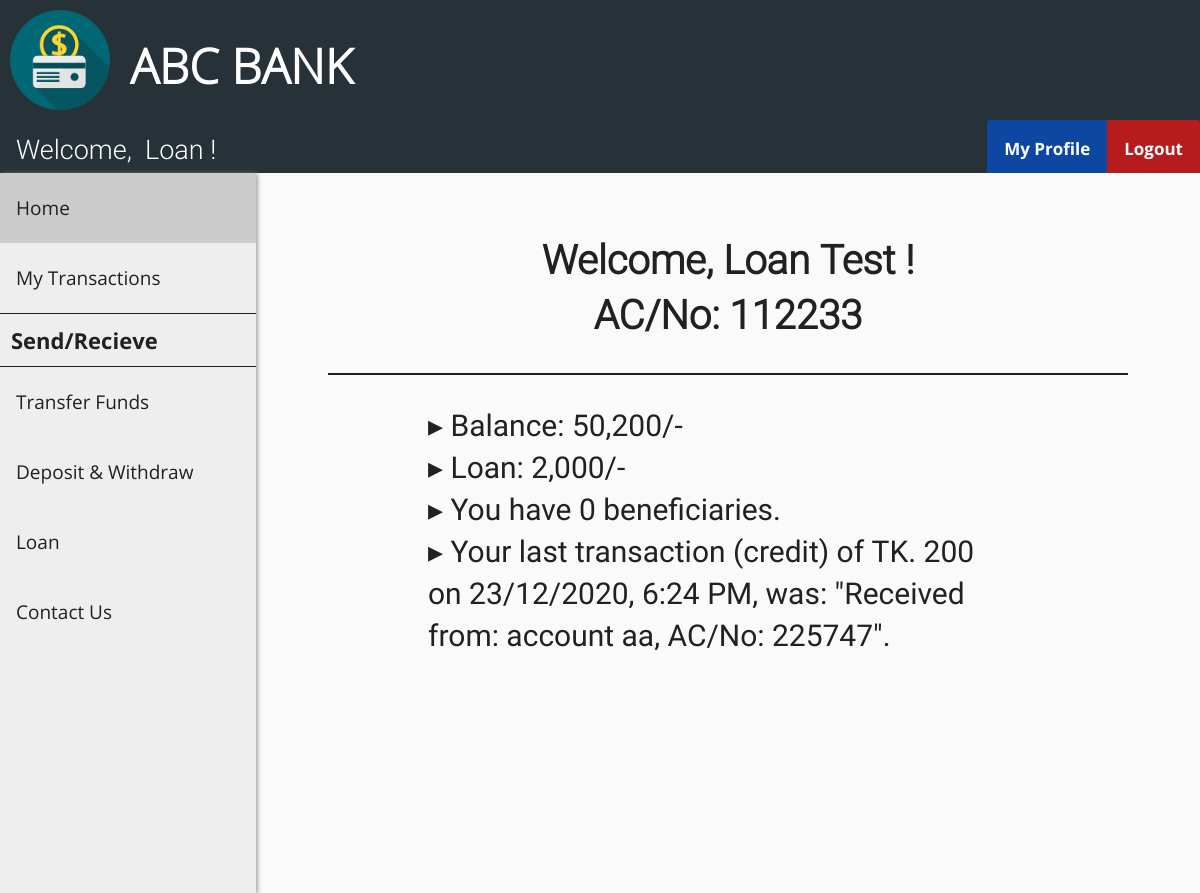
Screenshot of /customer_home.php (signed in) with the database file from the repository.
### tables this page shows
CREATE TABLE `customer` (
  `cust_id` int(11) NOT NULL,
  `first_name` varchar(30) DEFAULT NULL,
  `last_name` varchar(30) DEFAULT NULL,
  `gender` varchar(10) DEFAULT NULL,
  `dob` date DEFAULT NULL,
  `nid_no` int(11) DEFAULT NULL,
  `email` varchar(30) DEFAULT NULL,
  `phone_no` varchar(20) DEFAULT NULL,
  `address` varchar(255) DEFAULT NULL,
  `branch` varchar(30) DEFAULT NULL,
  `account_no` int(11) DEFAULT NULL,
  `pin` int(4) DEFAULT NULL,
  `uname` varchar(30) DEFAULT NULL,
  `pwd` varchar(30) DEFAULT NULL
);

CREATE TABLE `passbook1` (
  `trans_id` int(11) NOT NULL,
  `trans_date` datetime DEFAULT NULL,
  `remarks` varchar(255) DEFAULT NULL,
  `debit` int(11) DEFAULT NULL,
  `credit` int(11) DEFAULT NULL,
  `balance` int(11) DEFAULT NULL
);

CREATE TABLE `loan1` (
  `trans_id` int(11) NOT NULL,
  `trans_date` datetime DEFAULT NULL,
  `remarks` varchar(255) DEFAULT NULL,
  `loan_amount` int(11) DEFAULT NULL,
  `total_loan` int(11) DEFAULT NULL
);

### customer_home.php (the view, shortened to what this page needs)
<?php
    include "header.php";
    include "customer_navbar.php";
    include "customer_sidebar.php";
    $id = $_SESSION['loggedIn_cust_id'];
    $sql0 = "SELECT * FROM customer WHERE cust_id=".$id;
    $result0 = $conn->query($sql0);
    $row0 = $result0->fetch_assoc();
    $sql1 = "SELECT * FROM passbook".$id." WHERE trans_id=(
                    SELECT MAX(trans_id) FROM passbook".$id.")";
    $result1 = $conn->query($sql1);
    $row1 = $result1->fetch_assoc();
    if ($row1["debit"] == 0) {
        $transaction = $row1["credit"];
        $type = "credit";
    }
    else {
        $transaction = $row1["debit"];
        $type = "debit";
    }
    $time = strtotime($row1["trans_date"]);
    $sanitized_time = date("d/m/Y, g:i A", $time);
    $sql2 = "SELECT COUNT(*) FROM beneficiary".$id;
    $result2 = $conn->query($sql2);
    $row2 = $result2->fetch_assoc();
    $sql3 = "SELECT * FROM loan".$id." WHERE trans_id=(
                    SELECT MAX(trans_id) FROM loan".$id.")";
    $result3 = $conn->query($sql3);
    $row3 = $result3->fetch_assoc();
?>
<!DOCTYPE html>
<html>
<head>
    <link rel="stylesheet" href="admin_home_style.css">
</head>
<body>
    <div class="flex-container">
        <div class="flex-item">
            <h1 id="customer">
                Welcome, <?php echo $row0["first_name"] ?>&nbsp<?php echo $row0["last_name"] ?>&nbsp!
                <br>AC/No: <?php echo $row0["account_no"]; ?>
            </h1>
            <p id="customer">
                &#9656 Balance: <?php echo number_format($row1["balance"]); ?>/-
                <br>&#9656 Loan: <?php echo number_format($row3["loan_amount"]); ?>/-
                <br>&#9656 You have <?php echo $row2["COUNT(*)"]; ?> beneficiaries.
                <br>&#9656 Your last transaction (<?php echo $type; ?>) of&nbspTK.&nbsp<?php
                echo number_format($transaction); ?><br>
                on <?php echo $sanitized_time; ?>, was: "<?php echo $row1["remarks"]; ?>".
            </p>
        </div>
    </div>
</body>
</html>
<?php include "easter_egg.php"; ?>

### customer_navbar.php (shortened to what this page needs)
<?php
    include "connect.php";
    if (isset($_SESSION['loggedIn_cust_id'])) {
        $sql0 = "SELECT * FROM customer WHERE cust_id=".$_SESSION['loggedIn_cust_id'];
        $result = $conn->query($sql0);
        $row = $result->fetch_assoc();
    }
?>
<!DOCTYPE html>
<html>
<head>
    <link rel="stylesheet" href="user_navbar_style.css">
</head>
<body>
    <div class="nav-wrapper">
        <div class="topnav" id="theTopNav">
            <a id="user">Welcome, &nbsp<?php echo $row["first_name"]; ?> !</a>
            <a id="logout" href="./logout_action.php" onclick="return confirm('Are you sure?')">Logout</a>
            <a id="profile" href="./customer_profile.php">My Profile</a>
        </div>
    </div>
</body>
</html>

### header_style.css (style rules this page uses)
body { margin: 0; padding: 0; background-color: #FAFAFA; }
h1 { font-family: OpenSans-Light; color: white; font-size: 3rem; line-height: 3rem; margin-top: calc((1.5rem - 2rem) + 2.5rem); margin-bottom: 1.5rem; }

### user_navbar_style.css (style rules this page uses)
.nav-wrapper { height: 53px; background: #333; }
.nav-wrapper .topnav { background-color: #263238; overflow: hidden; height: 53px; }
.topnav a[id="user"] { float: left; display: block; color: white; text-align: center; padding: 14px 16px; text-decoration: none; font-size: 27px; font-family: Roboto-Light; }
.topnav a[id="profile"] { float: right; display: block; color: white; text-align: center; padding: 17px 17px; text-decoration: none; font-size: 17px; font-family: OpenSans-Bold; background-color: #0D47A1; border-top-left-radius: 3px; }
.topnav a[id="logout"] { float: right; display: block; color: white; text-align: center; padding: 17px 17px; text-decoration: none; font-size: 17px; font-family: OpenSans-Bold; background-color: #b71c1c; border-top-right-radius: 3px; }

### admin_home_style.css (style rules this page uses)
.flex-container { display: -webkit-flex; display: flex; -webkit-flex-direction: column; flex-direction: column; margin-left: 256px; width: auto; height: auto; -webkit-flex-wrap: wrap; flex-wrap: wrap; }
.flex-item { width: auto; height: auto; margin: 10px; margin-left: auto; margin-right: auto; }
h1[id="customer"] { margin: 20px; line-height: normal; font-family: Roboto-Light; font-size: 40px; text-align: center; color: #212121; line-height: 55px; border-bottom: 2px solid #212121; padding: 30px 100px; }
p[id="customer"] { max-width: 600px; margin: 20px; font-size: 30px; font-family: Roboto-Regular; color: #212121; line-height: 42px; padding: 10px 100px; }

### rows the page displays
customer: first_name "Loan", last_name "Test", account_no "112233"
passbook1: balance "50,200", debit "credit", credit "200", trans_date "23/12/2020, 6:24 PM", remarks "Received from: account aa, AC/No: 225747"
loan1: loan_amount "2,000"

### other values shown
$row2["COUNT(*)"] "0"
